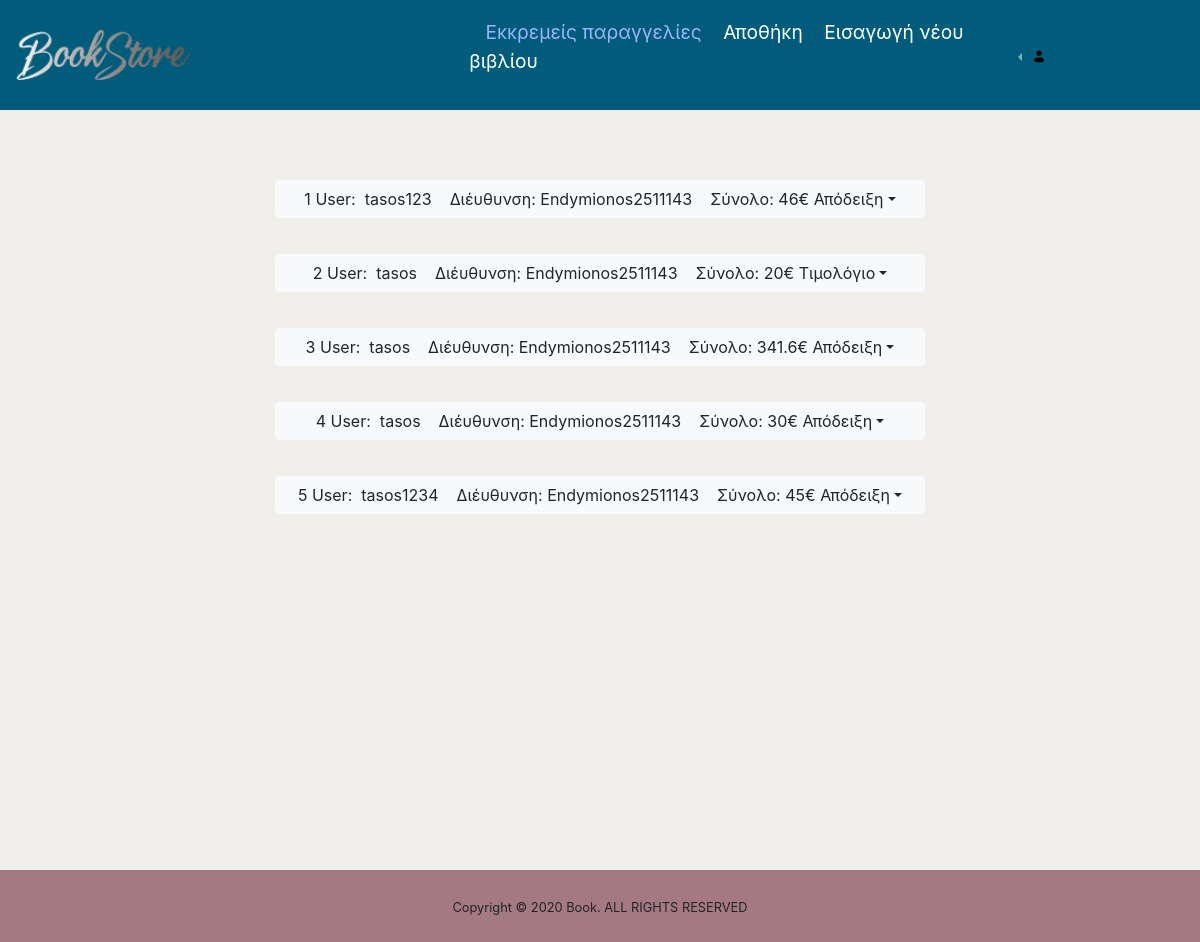
/code/admin.php, run on the app's committed database.
### tables this page shows
CREATE TABLE `orders` (
  `order_id` int(11) NOT NULL,
  `username` varchar(50) NOT NULL,
  `status` varchar(50) NOT NULL,
  `sunolo` float NOT NULL,
  `address` varchar(50) NOT NULL,
  `timologio` tinyint(1) NOT NULL,
  `afm` int(11) DEFAULT NULL,
  `enterprise_name` varchar(100) DEFAULT NULL
);

### code/admin.php (the view, shortened to what this page needs)
<?php
  include 'deletebook.php';
?>
<!DOCTYPE html>
<html lang="en">
 <head>
  <link rel="stylesheet" href="https://maxcdn.bootstrapcdn.com/bootstrap/4.5.2/css/bootstrap.min.css">
</head>
<body>
   <nav class="navbar navbar-expand-md navbar-dark fixed-top ">
      <a class="navbar-brand" href="#"><img src="images/white_logo.png" style="width:110%;"></a>
      <div class="collapse navbar-collapse" id="navbarCollapse">
      <ul style="list-style-type: none; text-align: left; margin-left:24%; color:white; width:60%; font-size:120%;">
            <li id="par" style="color:#99b3ff;">Εκκρεμείς παραγγελίες</li>
            <li id="st">Αποθήκη</li>
            <li id="new">Εισαγωγή νέου βιβλίου</li>
          </ul>
        <?php
          echo ' <ul class="navbar-nav dropleft ml-auto mr-5">
                <li class="nav-item dropdown">
                  <a class="nav-link dropdown-toggle" style="width:130px;" id="navbarDropdown" role="button" data-toggle="dropdown" aria-haspopup="true" aria-expanded="false">
                    <img src="images/profileicon.png" style="width: 15%;" > ' . $_SESSION['username'] . '
                  </a>
                  <div  id="logout" class="dropdown-menu" aria-labelledby="navbarDropdown">
                    <div class="dropdown-item"><form id="loged" action="logout.php">
                       <input type="submit" value="Αποσύνδεση" class="btn btn-light" >
                     </form>
                    </div>
                  </div>
                 </li>
              </ul> ';
         ?>
      </div>
    </nav>
    <div id="paraggelies">
     <div class="mr-auto ml-auto">
      <?php
        $sql6 = "SELECT * FROM orders WHERE status = 'pending' ";
        $result6 = mysqli_query($conn,$sql6);
        $counter = 1;
        while ($row6 = mysqli_fetch_assoc($result6)){
          echo '<div class="dropdown" style="margin-top:3%;">
          <button class="btn btn-light dropdown-toggle mybuttons" type="button" id="dropdownMenuButton" data-toggle="dropdown" aria-haspopup="true" aria-expanded="false">
          '. $counter .'&nbspUser:&nbsp '. $row6["username"]. ' &nbsp&nbsp Διέυθυνση:&nbsp'. $row6["address"] .' &nbsp&nbsp Σύνολο:&nbsp'.$row6["sunolo"].'€&nbsp';
          if ($row6["timologio"] == 1){
            echo 'Τιμολόγιο';
          }else{
            echo 'Απόδειξη';
          }
          echo '</button>
          <div class="dropdown-menu mydropdown" aria-labelledby="dropdownMenuButton">';
          $counter += 1;
          echo ' </div>
          </div> ' ;
        }
      ?>
     </div>
    </div>
  <footer id="sticky-footer" class="py-4  ">
      <div class="container text-center">
        <small>Copyright &copy; 2020 Book. ALL RIGHTS RESERVED</small>
      </div>
     </footer>
</body>
</html>

### code/admin.php (style rules this page uses)
body { height:100%; background-color:#F0EFEB; box-sizing: border-box; }
.navbar { background-color:#005C7A; padding-top:18px; padding-bottom:18px; }
ul li { display: inline; margin-left: 3%; cursor: pointer; }
#paraggelies { width: 100%; text-align: center; margin-top: 180px; min-height:690px; }
.mybuttons { width:40%; min-width:650px; }
footer { clear: both; margin-bottom: 0; position: relative; bottom: 0px; text-align: center; background-color:#A57982; }

### data on the page
orders: username "tasos123", address "Endymionos2511143", sunolo "46", timologio "Απόδειξη"
orders: username "tasos", address "Endymionos2511143", sunolo "20", timologio "Τιμολόγιο"
orders: username "tasos", address "Endymionos2511143", sunolo "341.6", timologio "Απόδειξη"
orders: username "tasos", address "Endymionos2511143", sunolo "30", timologio "Απόδειξη"
orders: username "tasos1234", address "Endymionos2511143", sunolo "45", timologio "Απόδειξη"
